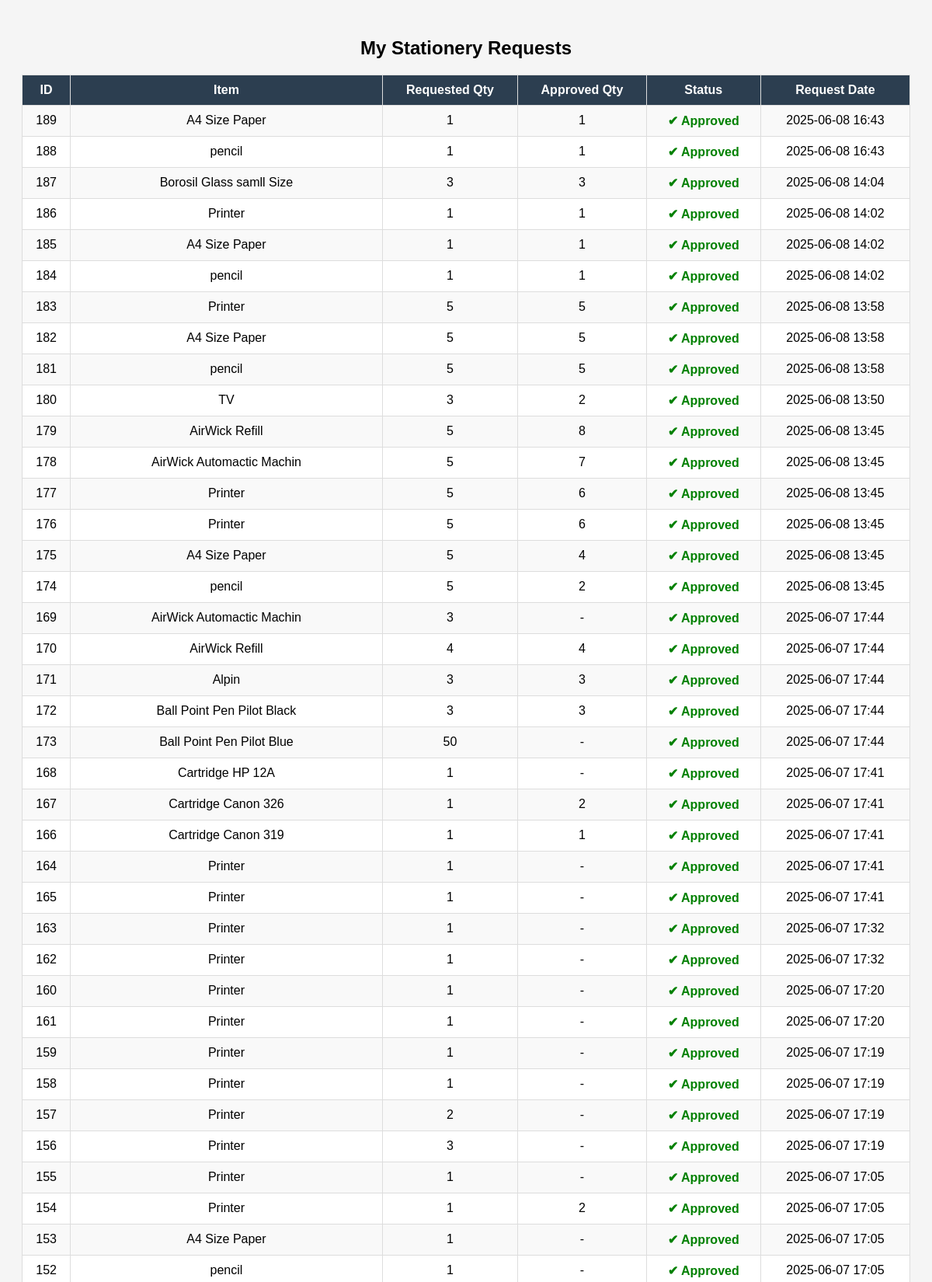
The app's page /extra/my_requests.php (signed in, upper part) with its own data.
### tables this page shows
CREATE TABLE `requests` (
  `id` int(11) NOT NULL,
  `employee_id` int(11) NOT NULL,
  `item_id` int(11) NOT NULL,
  `quantity` int(11) NOT NULL,
  `status` enum('pending','approved','denied') DEFAULT 'pending',
  `request_date` timestamp NOT NULL DEFAULT current_timestamp(),
  `approved_quantity` int(11) DEFAULT NULL
);

CREATE TABLE `inventory` (
  `id` int(11) NOT NULL,
  `item_name` varchar(255) NOT NULL,
  `description` text DEFAULT NULL,
  `quantity` int(11) NOT NULL DEFAULT 0,
  `created_at` timestamp NOT NULL DEFAULT current_timestamp(),
  `updated_at` timestamp NOT NULL DEFAULT current_timestamp() ON UPDATE current_timestamp(),
  `image_path` varchar(255) DEFAULT NULL
);

### extra/my_requests.php (the view, shortened to what this page needs)
<?php
include '../config/db.php';
$employee_id = (int)$_SESSION['user_id'];
$stmt = $conn->prepare("SELECT r.id, i.item_name, r.quantity AS requested_quantity, r.approved_quantity, r.status, r.request_date
                        FROM requests r
                        JOIN inventory i ON r.item_id = i.id
                        WHERE r.employee_id = ?
                        ORDER BY r.request_date DESC");
$stmt->bind_param("i", $employee_id);
$stmt->execute();
$result = $stmt->get_result();
function formatStatus($status) {
    $status = strtolower($status);
    switch ($status) {
        case 'approved':
            return '<span class="status-approved">✔ Approved</span>';
        case 'denied':
            return '<span class="status-denied">✘ Denied</span>';
    }
}
?>
<!DOCTYPE html>
<html lang="en">
<head>
</head>
<body>
<h2>My Stationery Requests</h2>
<table>
  <tr>
    <th>ID</th>
    <th>Item</th>
    <th>Requested Qty</th>
    <th>Approved Qty</th>
    <th>Status</th>
    <th>Request Date</th>
  </tr>
  <?php if ($result && $result->num_rows > 0): ?>
    <?php while ($row = $result->fetch_assoc()): ?>
      <tr>
        <td><?= (int)$row['id'] ?></td>
        <td><?= htmlspecialchars($row['item_name']) ?></td>
        <td><?= (int)$row['requested_quantity'] ?></td>
        <td><?= is_null($row['approved_quantity']) ? '-' : (int)$row['approved_quantity'] ?></td>
        <td><?= formatStatus($row['status']) ?></td>
        <td><?= date("Y-m-d H:i", strtotime($row['request_date'])) ?></td>
      </tr>
    <?php endwhile; ?>
  <?php else: ?>
    <tr><td colspan="6">No requests found.</td></tr>
  <?php endif; ?>
</table>
</body>
</html>

### extra/my_requests.php (style rules this page uses)
body { font-family: Arial, sans-serif; background: #f5f5f5; padding: 20px; }
h2 { text-align: center; }
table { width: 100%; border-collapse: collapse; background: white; margin-top: 20px; }
th, td { padding: 10px; border: 1px solid #ddd; text-align: center; }
th { background: #2c3e50; color: white; }
tr:nth-child(even) { background-color: #f9f9f9; }
.status-approved { color: green; font-weight: bold; }

### records on screen
requests: id "189", item.item_name "A4 Size Paper", quantity "1", approved_quantity "1", status "✔ Approved", request_date "2025-06-08 16:43"
requests: id "188", item.item_name "pencil", quantity "1", approved_quantity "1", status "✔ Approved", request_date "2025-06-08 16:43"
requests: id "187", item.item_name "Borosil Glass samll Size", quantity "3", approved_quantity "3", status "✔ Approved", request_date "2025-06-08 14:04"
requests: id "186", item.item_name "Printer", quantity "1", approved_quantity "1", status "✔ Approved", request_date "2025-06-08 14:02"
requests: id "185", item.item_name "A4 Size Paper", quantity "1", approved_quantity "1", status "✔ Approved", request_date "2025-06-08 14:02"
requests: id "184", item.item_name "pencil", quantity "1", approved_quantity "1", status "✔ Approved", request_date "2025-06-08 14:02"
requests: id "183", item.item_name "Printer", quantity "5", approved_quantity "5", status "✔ Approved", request_date "2025-06-08 13:58"
requests: id "182", item.item_name "A4 Size Paper", quantity "5", approved_quantity "5", status "✔ Approved", request_date "2025-06-08 13:58"
requests: id "181", item.item_name "pencil", quantity "5", approved_quantity "5", status "✔ Approved", request_date "2025-06-08 13:58"
requests: id "180", item.item_name "TV", quantity "3", approved_quantity "2", status "✔ Approved", request_date "2025-06-08 13:50"
requests: id "179", item.item_name "AirWick Refill", quantity "5", approved_quantity "8", status "✔ Approved", request_date "2025-06-08 13:45"
requests: id "178", item.item_name "AirWick Automactic Machin", quantity "5", approved_quantity "7", status "✔ Approved", request_date "2025-06-08 13:45"
requests: id "177", item.item_name "Printer", quantity "5", approved_quantity "6", status "✔ Approved", request_date "2025-06-08 13:45"
requests: id "176", item.item_name "Printer", quantity "5", approved_quantity "6", status "✔ Approved", request_date "2025-06-08 13:45"
requests: id "175", item.item_name "A4 Size Paper", quantity "5", approved_quantity "4", status "✔ Approved", request_date "2025-06-08 13:45"
requests: id "174", item.item_name "pencil", quantity "5", approved_quantity "2", status "✔ Approved", request_date "2025-06-08 13:45"
requests: id "169", item.item_name "AirWick Automactic Machin", quantity "3", status "✔ Approved", request_date "2025-06-07 17:44"
requests: id "170", item.item_name "AirWick Refill", quantity "4", approved_quantity "4", status "✔ Approved", request_date "2025-06-07 17:44"
requests: id "171", item.item_name "Alpin", quantity "3", approved_quantity "3", status "✔ Approved", request_date "2025-06-07 17:44"
requests: id "172", item.item_name "Ball Point Pen Pilot Black", quantity "3", approved_quantity "3", status "✔ Approved", request_date "2025-06-07 17:44"
requests: id "173", item.item_name "Ball Point Pen Pilot Blue", quantity "50", status "✔ Approved", request_date "2025-06-07 17:44"
requests: id "168", item.item_name "Cartridge HP 12A", quantity "1", status "✔ Approved", request_date "2025-06-07 17:41"
requests: id "167", item.item_name "Cartridge Canon 326", quantity "1", approved_quantity "2", status "✔ Approved", request_date "2025-06-07 17:41"
requests: id "166", item.item_name "Cartridge Canon 319", quantity "1", approved_quantity "1", status "✔ Approved", request_date "2025-06-07 17:41"
requests: id "164", item.item_name "Printer", quantity "1", status "✔ Approved", request_date "2025-06-07 17:41"
requests: id "165", item.item_name "Printer", quantity "1", status "✔ Approved", request_date "2025-06-07 17:41"
requests: id "163", item.item_name "Printer", quantity "1", status "✔ Approved", request_date "2025-06-07 17:32"
requests: id "162", item.item_name "Printer", quantity "1", status "✔ Approved", request_date "2025-06-07 17:32"
requests: id "160", item.item_name "Printer", quantity "1", status "✔ Approved", request_date "2025-06-07 17:20"
requests: id "161", item.item_name "Printer", quantity "1", status "✔ Approved", request_date "2025-06-07 17:20"
requests: id "159", item.item_name "Printer", quantity "1", status "✔ Approved", request_date "2025-06-07 17:19"
requests: id "158", item.item_name "Printer", quantity "1", status "✔ Approved", request_date "2025-06-07 17:19"
requests: id "157", item.item_name "Printer", quantity "2", status "✔ Approved", request_date "2025-06-07 17:19"
requests: id "156", item.item_name "Printer", quantity "3", status "✔ Approved", request_date "2025-06-07 17:19"
requests: id "155", item.item_name "Printer", quantity "1", status "✔ Approved", request_date "2025-06-07 17:05"
requests: id "154", item.item_name "Printer", quantity "1", approved_quantity "2", status "✔ Approved", request_date "2025-06-07 17:05"
requests: id "153", item.item_name "A4 Size Paper", quantity "1", status "✔ Approved", request_date "2025-06-07 17:05"
requests: id "152", item.item_name "pencil", quantity "1", status "✔ Approved", request_date "2025-06-07 17:05"
